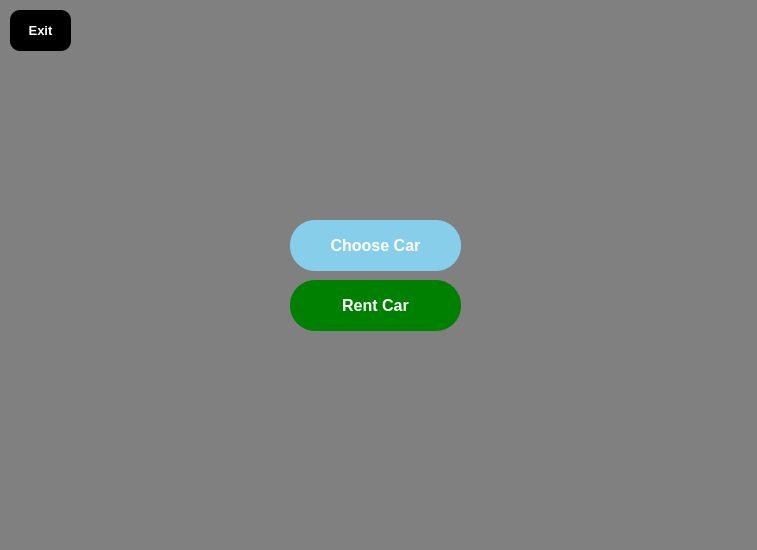
<?xml version="1.0" encoding="UTF-8"?>
<ui version="4.0">
 <class>menu</class>
 <widget class="QDialog" name="menu">
  <property name="geometry">
   <rect>
    <x>0</x>
    <y>0</y>
    <width>757</width>
    <height>550</height>
   </rect>
  </property>
  <property name="windowTitle">
   <string>Dialog</string>
  </property>
  <property name="styleSheet">
   <string notr="true">background-color: grey;</string>
  </property>
  <widget class="QPushButton" name="rentButton">
   <property name="geometry">
    <rect>
     <x>290</x>
     <y>280</y>
     <width>171</width>
     <height>51</height>
    </rect>
   </property>
   <property name="font">
    <font>
     <family>MS UI Gothic</family>
     <pointsize>12</pointsize>
     <bold>true</bold>
    </font>
   </property>
   <property name="mouseTracking">
    <bool>true</bool>
   </property>
   <property name="styleSheet">
    <string notr="true">background-color: green;
border: none;
border-radius: 25px;
color: white;</string>
   </property>
   <property name="text">
    <string>Rent Car</string>
   </property>
  </widget>
  <widget class="QPushButton" name="chooseCarButton">
   <property name="geometry">
    <rect>
     <x>290</x>
     <y>220</y>
     <width>171</width>
     <height>51</height>
    </rect>
   </property>
   <property name="font">
    <font>
     <family>MS UI Gothic</family>
     <pointsize>12</pointsize>
     <bold>true</bold>
    </font>
   </property>
   <property name="mouseTracking">
    <bool>true</bool>
   </property>
   <property name="styleSheet">
    <string notr="true">background-color: skyblue;
border: none;
border-radius: 25px;
color: white;</string>
   </property>
   <property name="text">
    <string>Choose Car</string>
   </property>
  </widget>
  <widget class="QPushButton" name="menuExitBtn">
   <property name="geometry">
    <rect>
     <x>10</x>
     <y>10</y>
     <width>61</width>
     <height>41</height>
    </rect>
   </property>
   <property name="font">
    <font>
     <family>MS UI Gothic</family>
     <pointsize>10</pointsize>
     <bold>true</bold>
    </font>
   </property>
   <property name="mouseTracking">
    <bool>true</bool>
   </property>
   <property name="styleSheet">
    <string notr="true">background-color: black;
border: none;
border-radius: 10px;
color: white;</string>
   </property>
   <property name="text">
    <string>Exit</string>
   </property>
   <property name="flat">
    <bool>false</bool>
   </property>
  </widget>
 </widget>
 <resources/>
 <connections/>
</ui>
